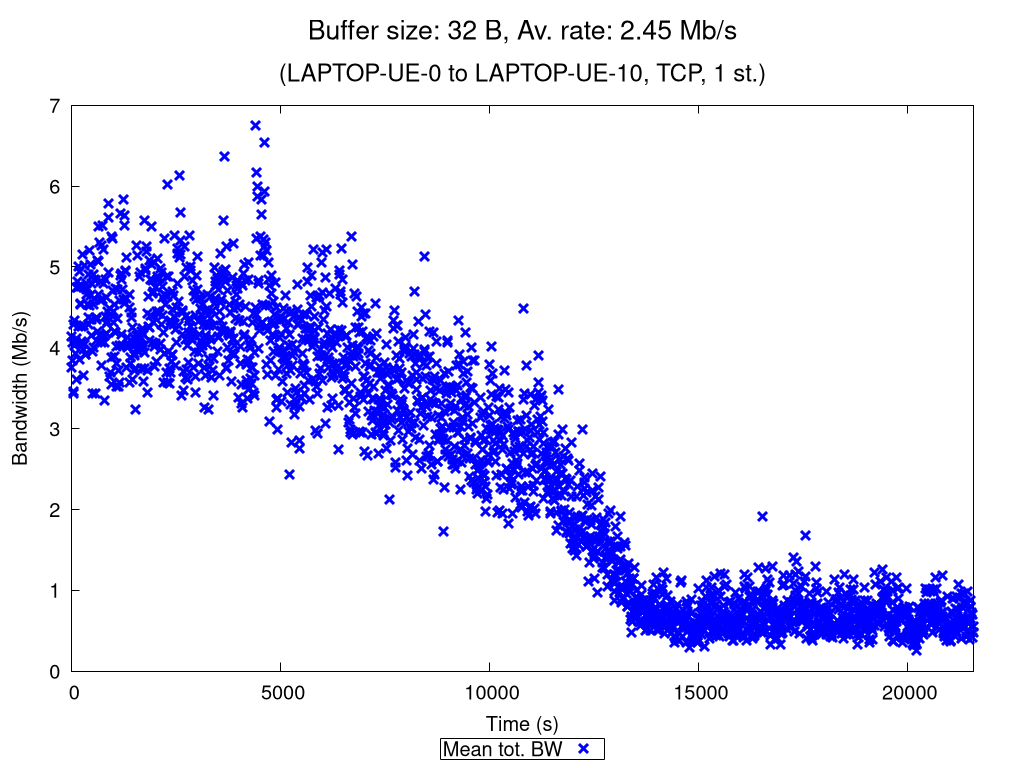

This chart was generated by the following gnuplot code:
set terminal pngcairo nocrop enhanced size 1024,768 font "Verdana,15"
set output "TCP_1_st_2020_11_25_16-04-39_one2two_00032B.png"

set title "{/=20 Buffer size: 32 B, Av. rate: 2.45 Mb/s}\n\n{/=18 (LAPTOP-UE-0 to LAPTOP-UE-10, TCP, 1 st.)}"

set xlabel "Time (s)"
set ylabel "Bandwidth (Mb/s)"
set ytics nomirror
set key bmargin center horizontal box samplen 1 width -1
set bmargin 4.6
set rmargin 4.5

rf = 1000000.0  # rate factor
set style fill transparent solid 0.2 noborder
set autoscale xfix
plot "TCP_1_st_2020_11_25_16-04-39_one2two_00032B_iperf_processed.dat" using 1:($2/rf-$3/rf):($2/rf+$3/rf) with filledcurves lc rgb "blue" notitle, \
     "" using 1:($2/rf) with points pt 2 ps 1.5 lw 3 lc rgb "blue" title "Mean tot. BW", \
